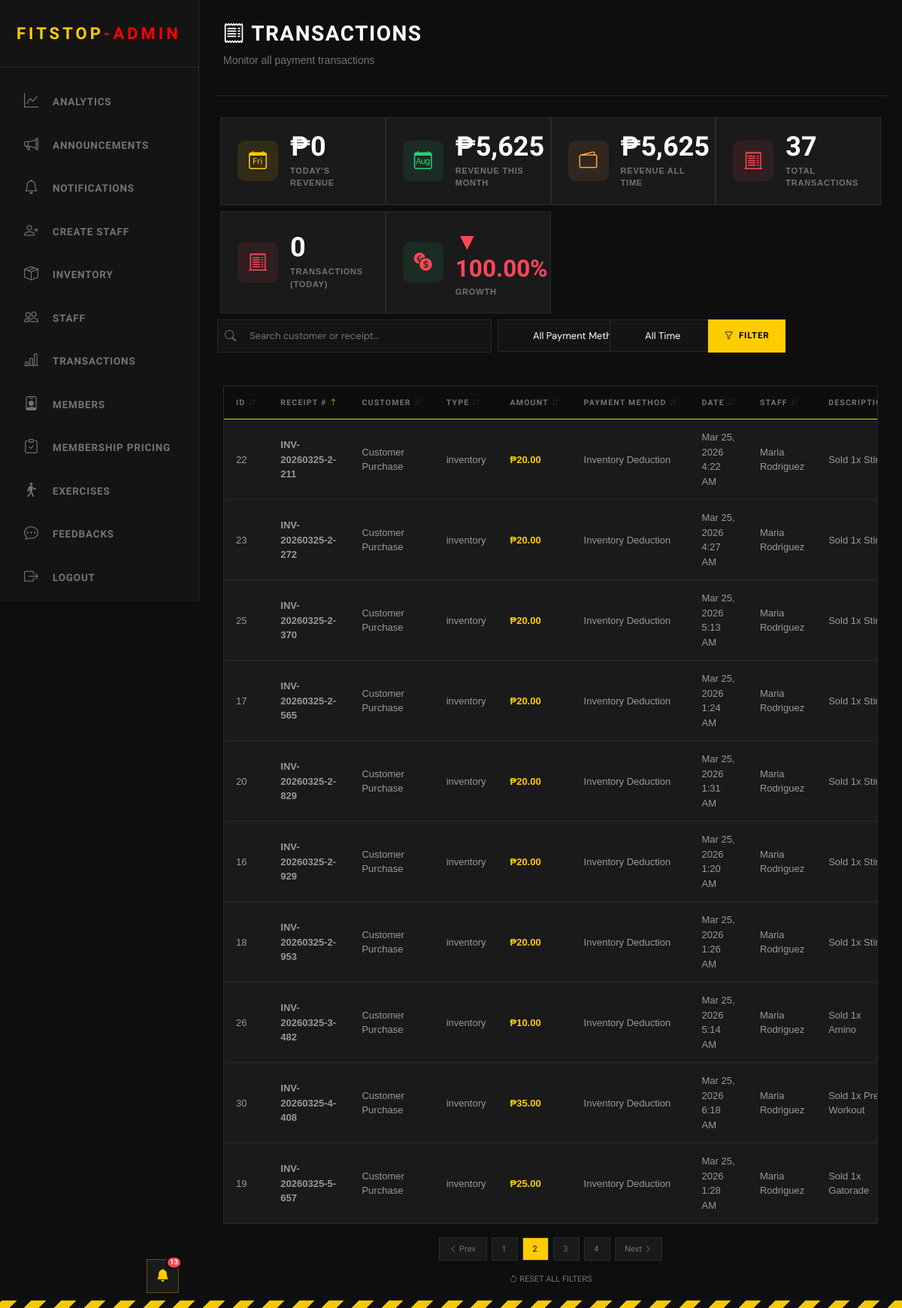
Page /admin/transaction.php?sort=receipt_number&order=ASC&page=2 (signed in) on the earlier database version.
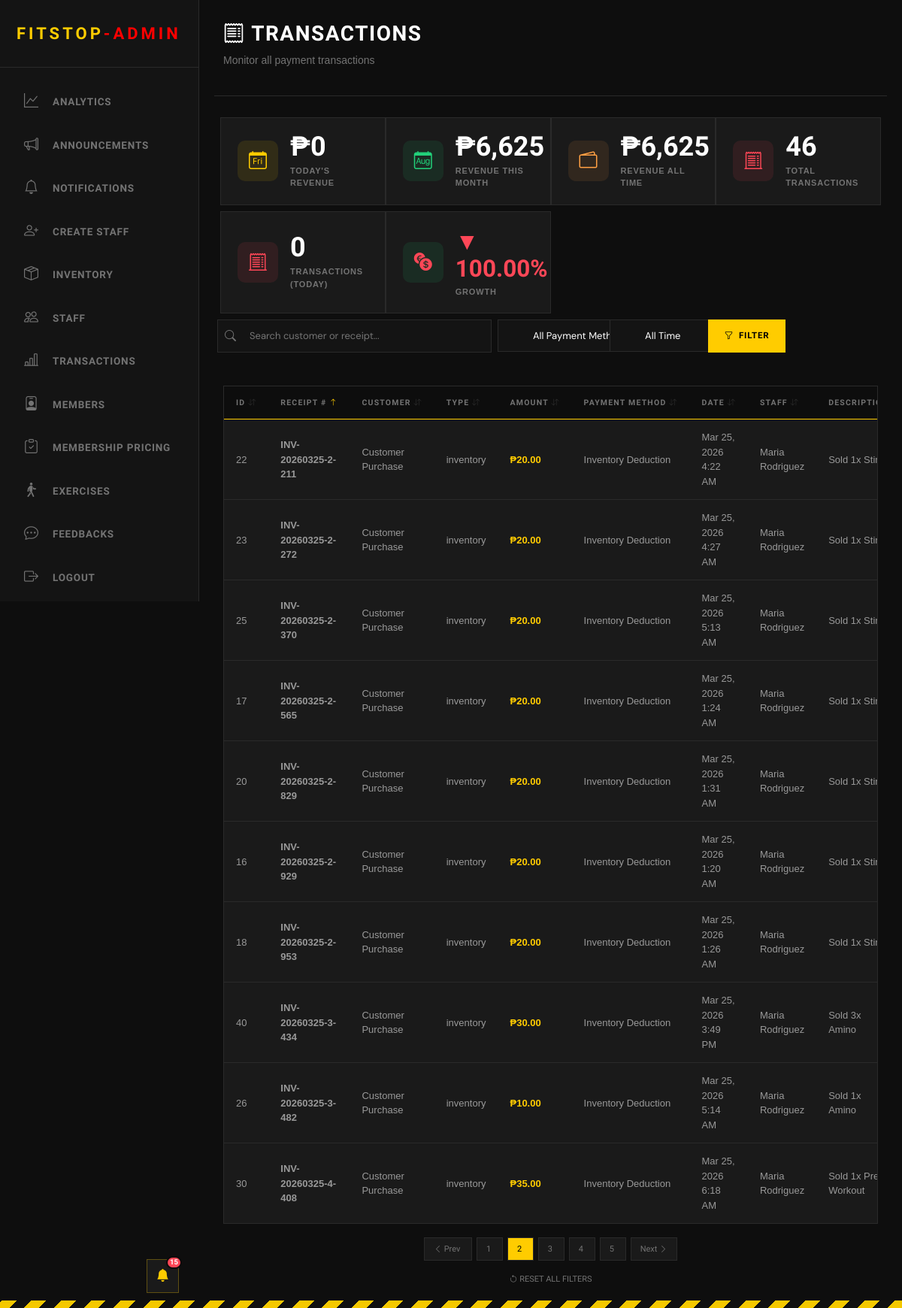
Same page on the later database version.
### tables this page shows
CREATE TABLE transactions (
    id INTEGER PRIMARY KEY AUTOINCREMENT,
    receipt_number TEXT UNIQUE NOT NULL,
    customer_type TEXT NOT NULL,
    user_id INTEGER,
    customer_name TEXT,
    amount DECIMAL(10, 2) NOT NULL,
    payment_method TEXT NOT NULL,
    staff_id INTEGER,
    transaction_date TIMESTAMP DEFAULT CURRENT_TIMESTAMP,
    status TEXT DEFAULT 'Confirmed',
    created_at TIMESTAMP DEFAULT CURRENT_TIMESTAMP
, "desc" TEXT);

CREATE TABLE "users" (   id INTEGER PRIMARY KEY AUTOINCREMENT,   username VARCHAR(50) NOT NULL UNIQUE,   first_name VARCHAR(50) NOT NULL,   last_name VARCHAR(50) NOT NULL,   email VARCHAR(100) NOT NULL UNIQUE,   password VARCHAR(255) NOT NULL,   user_type VARCHAR(50),   verification_code VARCHAR(50) DEFAULT NULL,   verification_code_expiration TIMESTAMP DEFAULT NULL,   is_verified BOOLEAN DEFAULT FALSE,   profile_picture BLOB,   last_logged_in TIMESTAMP DEFAULT NULL,   created_at TIMESTAMP DEFAULT CURRENT_TIMESTAMP,   updated_at TIMESTAMP DEFAULT CURRENT_TIMESTAMP , "points" INTEGER NOT NULL DEFAULT 0, dpa_consent INTEGER NOT NULL DEFAULT 0, dpa_consent_at TIMESTAMP DEFAULT NULL);

### admin/transaction.php (the view, shortened to what the changed rows need)
<?php
include("../Login/connection.php");
$search = isset($_GET['search']) ? trim($_GET['search']) : '';
$payment_method = isset($_GET['payment_method']) ? trim($_GET['payment_method']) : '';
$time_filter = isset($_GET['time']) ? $_GET['time'] : '';
$sort_by = isset($_GET['sort']) ? $_GET['sort'] : 'transaction_date';
$sort_order = isset($_GET['order']) ? $_GET['order'] : 'DESC';
$records_per_page = 10;
$page = isset($_GET['page']) ? (int) $_GET['page'] : 1;
$offset = ($page - 1) * $records_per_page;
$sort_order = ($sort_order === 'ASC') ? 'ASC' : 'DESC';
$where_conditions = [];
$params = [];
$where_clause = count($where_conditions) > 0 ? "WHERE " . implode(" AND ", $where_conditions) : "";
$total_query = $pdo->prepare("SELECT COUNT(*) as total FROM transactions t $where_clause");
$total_query->execute($params);
$total_records = $total_query->fetch()['total'];
$total_pages = ceil($total_records / $records_per_page);
$query = "SELECT
            t.*,
            u.first_name,
            u.last_name
          FROM transactions t
          LEFT JOIN users u ON t.staff_id = u.id
          $where_clause
          ORDER BY t.$sort_by $sort_order
          LIMIT :limit OFFSET :offset";
$stmt = $pdo->prepare($query);
$stmt->bindValue(':limit', $records_per_page, PDO::PARAM_INT);
$stmt->bindValue(':offset', $offset, PDO::PARAM_INT);
$stmt->execute();
$transactions = $stmt->fetchAll();
$total_revenue_stmt = $pdo->query("SELECT COALESCE(SUM(amount), 0) as total FROM transactions");
$total_revenue = $total_revenue_stmt->fetch()['total'];
$month_revenue_stmt = $pdo->query("SELECT COALESCE(SUM(amount), 0) as total FROM transactions WHERE strftime('%Y-%m', transaction_date) = strftime('%Y-%m', 'now')");
$month_revenue = $month_revenue_stmt->fetch()['total'];
$total_count_stmt = $pdo->query("SELECT COUNT(*) as total FROM transactions");
$total_count = $total_count_stmt->fetch()['total'];
function getSortUrl($column, $current_sort, $current_order, $search, $payment_method, $time, $page)
{
    $new_order = 'ASC';
    if ($current_sort === $column && $current_order === 'ASC') {
        $new_order = 'DESC';
    }
    $params = "sort=$column&order=$new_order";
    if ($page > 1)
        $params .= "&page=$page";
    return "?$params";
}
function getSortIcon($column, $current_sort, $current_order)
{
    if ($current_sort !== $column) {
        return '<i class="bi bi-arrow-down-up" style="opacity: 0.3; font-size: 10px;"></i>';
    }
    return $current_order === 'ASC'
        ? '<i class="bi bi-arrow-up" style="color: var(--hazard); font-size: 10px;"></i>'
        : '<i class="bi bi-arrow-down" style="color: var(--hazard); font-size: 10px;"></i>';
}
function getPaginationUrl($page_num, $search, $payment_method, $time, $sort, $order)
{
    $params = "page=$page_num";
    if ($sort !== 'transaction_date')
        $params .= "&sort=$sort";
    if ($order !== 'DESC')
        $params .= "&order=$order";
    return "?$params";
}
?>
<!DOCTYPE html>
<html>
<head>
    <link rel="stylesheet" href="styles.css">
    <link rel="stylesheet" href="https://cdn.jsdelivr.net/npm/bootstrap-icons@1.11.0/font/bootstrap-icons.css">
    <link href="https://cdn.jsdelivr.net/npm/bootstrap@5.3.8/dist/css/bootstrap.min.css" rel="stylesheet">
</head>
<body>
    <?php include('includes/header_admin.php') ?>
    <div class="main-content">
        <div class="topbar row">
            <div class="topbar-left col-sm-12 col-xl-6">
                <h1><i class="bi bi-receipt"></i> Transactions</h1>
            </div>
        </div>
        <div class="stat-grid row p-0 mb-1 g-2">
            <div class="stat-box col-sm-12 col-xl-3">
                <div>
                    <div class="stat-value">₱<?php echo number_format($month_revenue, 0); ?></div>
                    <div class="stat-label">Revenue This Month</div>
                </div>
            </div>
            <div class="stat-box col-sm-12 col-xl-3">
                <div>
                    <div class="stat-value">₱<?php echo number_format($total_revenue, 0); ?></div>
                    <div class="stat-label">Revenue All Time</div>
                </div>
            </div>
            <div class="stat-box col-sm-12 col-xl-3">
                <div>
                    <div class="stat-value"><?php echo $total_count; ?></div>
                    <div class="stat-label">Total Transactions</div>
                </div>
            </div>
        </div>
        <div class="inventory-table">
            <table>
                <thead>
                    <tr>
                        <th class="sortable-header"
                            onclick="window.location.href='<?php echo getSortUrl('id', $sort_by, $sort_order, $search, $payment_method, $time_filter, $page); ?>'">
                            ID <?php echo getSortIcon('id', $sort_by, $sort_order); ?>
                        </th>
                        <th class="sortable-header"
                            onclick="window.location.href='<?php echo getSortUrl('receipt_number', $sort_by, $sort_order, $search, $payment_method, $time_filter, $page); ?>'">
                            Receipt # <?php echo getSortIcon('receipt_number', $sort_by, $sort_order); ?>
                        </th>
                        <th class="sortable-header"
                            onclick="window.location.href='<?php echo getSortUrl('customer_name', $sort_by, $sort_order, $search, $payment_method, $time_filter, $page); ?>'">
                            Customer <?php echo getSortIcon('customer_name', $sort_by, $sort_order); ?>
                        </th>
                        <th class="sortable-header"
                            onclick="window.location.href='<?php echo getSortUrl('customer_type', $sort_by, $sort_order, $search, $payment_method, $time_filter, $page); ?>'">
                            Type <?php echo getSortIcon('customer_type', $sort_by, $sort_order); ?>
                        </th>
                        <th class="sortable-header"
                            onclick="window.location.href='<?php echo getSortUrl('amount', $sort_by, $sort_order, $search, $payment_method, $time_filter, $page); ?>'">
                            Amount <?php echo getSortIcon('amount', $sort_by, $sort_order); ?>
                        </th>
                        <th class="sortable-header"
                            onclick="window.location.href='<?php echo getSortUrl('payment_method', $sort_by, $sort_order, $search, $payment_method, $time_filter, $page); ?>'">
                            Payment Method <?php echo getSortIcon('payment_method', $sort_by, $sort_order); ?>
                        </th>
                        <th class="sortable-header"
                            onclick="window.location.href='<?php echo getSortUrl('transaction_date', $sort_by, $sort_order, $search, $payment_method, $time_filter, $page); ?>'">
                            Date <?php echo getSortIcon('transaction_date', $sort_by, $sort_order); ?>
                        </th>
                        <th class="sortable-header"
                            onclick="window.location.href='<?php echo getSortUrl('staff_id', $sort_by, $sort_order, $search, $payment_method, $time_filter, $page); ?>'">
                            Staff <?php echo getSortIcon('staff_id', $sort_by, $sort_order); ?>
                        </th>
                        <th>Description</th>
                    </tr>
                </thead>
                <tbody>
                    <?php if (count($transactions) > 0): ?>
                        <?php foreach ($transactions as $txn): ?>
                            <tr>
                                <td><?php echo $txn['id']; ?></td>
                                <td><strong><?php echo htmlspecialchars($txn['receipt_number']); ?></strong></td>
                                <td><?php echo htmlspecialchars($txn['customer_name']); ?></td>
                                <td><?php echo htmlspecialchars($txn['customer_type']); ?></td>
                                <td><strong
                                        style="color: var(--hazard);">₱<?php echo number_format($txn['amount'], 2); ?></strong>
                                </td>
                                <td><?php echo htmlspecialchars($txn['payment_method']); ?></td>
                                <td><?php echo date('M d, Y g:i A', strtotime($txn['transaction_date'])); ?></td>
                                <td><?php echo htmlspecialchars(($txn['first_name'] ?? '') . ' ' . ($txn['last_name'] ?? '')); ?>
                                </td>
                                <td><?php echo htmlspecialchars($txn['desc'] ?? ''); ?></td>
                            </tr>
                        <?php endforeach; ?>
                    <?php endif; ?>
                </tbody>
            </table>
        </div>
        <?php if ($total_pages > 1): ?>
            <div style="margin-top: 20px; text-align: center;">
                <?php if ($page > 1): ?>
                    <a href="<?php echo getPaginationUrl($page - 1, $search, $payment_method, $time_filter, $sort_by, $sort_order); ?>"
                        style="padding: 8px 12px; margin: 0 3px; background: var(--bg-card); color: var(--text-muted); border: 1px solid var(--border); text-decoration: none; font-family: 'Chakra Petch', sans-serif; font-size: 11px;">
                        <i class="bi bi-chevron-left"></i> Prev
                    </a>
                <?php endif; ?>
                <?php for ($i = 1; $i <= $total_pages; $i++): ?>
                    <a href="<?php echo getPaginationUrl($i, $search, $payment_method, $time_filter, $sort_by, $sort_order); ?>"
                        style="padding: 8px 12px; margin: 0 3px; background: <?php echo ($i == $page) ? 'var(--hazard)' : 'var(--bg-card)'; ?>; color: <?php echo ($i == $page) ? '#000' : 'var(--text-muted)'; ?>; border: 1px solid var(--border); text-decoration: none; font-family: 'Chakra Petch', sans-serif; font-size: 11px;">
                        <?php echo $i; ?>
                    </a>
                <?php endfor; ?>
                <?php if ($page < $total_pages): ?>
                    <a href="<?php echo getPaginationUrl($page + 1, $search, $payment_method, $time_filter, $sort_by, $sort_order); ?>"
                        style="padding: 8px 12px; margin: 0 3px; background: var(--bg-card); color: var(--text-muted); border: 1px solid var(--border); text-decoration: none; font-family: 'Chakra Petch', sans-serif; font-size: 11px;">
                        Next <i class="bi bi-chevron-right"></i>
                    </a>
                <?php endif; ?>
            </div>
        <?php endif; ?>
    </div>
</body>
</html>

### admin/includes/header_admin.php (shortened to what the changed rows need)
<?php
include('../login/connection.php');
$unread_stmt = $pdo->query("SELECT COUNT(*) as count FROM notification_history WHERE is_read = 0");
$unread_count = $unread_stmt->fetch()['count'];
?>
<head>
    <link rel="stylesheet" href="../staff/staff.css">
    <link href="../styles.css" rel="stylesheet">
    <link rel="stylesheet" href="https://cdnjs.cloudflare.com/ajax/libs/font-awesome/6.4.0/css/all.min.css">
    <link rel="stylesheet" href="https://cdn.jsdelivr.net/npm/bootstrap-icons@1.11.0/font/bootstrap-icons.css">
</head>
<body>
    <div style="position: fixed; bottom: 20px; left: calc(var(--sidebar-w) - 70px); z-index: 1001;">
        <div class="notif-wrapper">
            <button class="notif-bell-btn" id="notifBellBtn">
                <i class="bi bi-bell-fill"></i>
                <?php if ($unread_count > 0): ?>
                    <span class="notif-badge"><?php echo $unread_count; ?></span>
                <?php endif; ?>
            </button>
        </div>
    </div>
</body>

Differences in the rows shown:
no longer on this page (row unchanged): transactions: id "19", receipt_number "INV-20260325-5-657", customer_name "Customer Purchase", customer_type "inventory", amount "25.00", payment_method "Inventory Deduction", transaction_date "Mar 25, 2026 1:28 AM", users.first_name+last_name "Maria Rodriguez", desc "Sold 1x Gatorade"
added transactions: id "40", receipt_number "INV-20260325-3-434", customer_name "Customer Purchase", customer_type "inventory", amount "30.00", payment_method "Inventory Deduction", transaction_date "Mar 25, 2026 3:49 PM", users.first_name+last_name "Maria Rodriguez", desc "Sold 3x Amino"
Other differences:
$unread_count: "13" → "15"
$month_revenue: "5,625" → "6,625"
$total_revenue: "5,625" → "6,625"
$total_count: "37" → "46"
new list line: "5"
